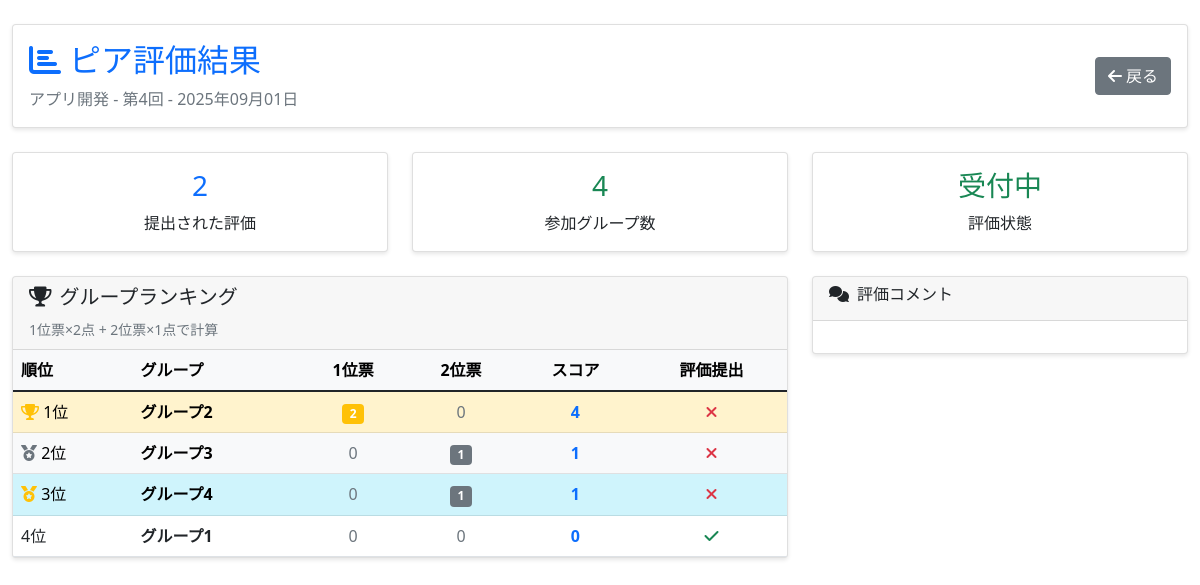
/sessions/5/peer-evaluation/results/ (signed in), run on the app's committed database.
### school_management/models.py (models this page shows, shortened)
class LessonSession(models.Model):
    classroom = models.ForeignKey(ClassRoom, on_delete=models.CASCADE, verbose_name='クラス')
    session_number = models.IntegerField(verbose_name='回数')
    date = models.DateField(verbose_name='実施日')
    topic = models.CharField(max_length=200, blank=True, verbose_name='テーマ・内容')
    has_quiz = models.BooleanField(default=False, verbose_name='小テストあり')
    has_peer_evaluation = models.BooleanField(default=False, verbose_name='ピア評価あり')
    peer_evaluation_closed = models.BooleanField(default=False, verbose_name='ピア評価締切済み')
    created_at = models.DateTimeField(auto_now_add=True)
    updated_at = models.DateTimeField(auto_now=True)
    class Meta:
        verbose_name = '授業回'
        verbose_name_plural = '授業回'
        unique_together = ['classroom', 'session_number']

class ClassRoom(models.Model):
    SEMESTER_CHOICES = [
        ('first', '前期'),
        ('second', '後期'),
    ]
    class_name = models.CharField(max_length=100, verbose_name='クラス名')
    year = models.IntegerField(verbose_name='年度')
    semester = models.CharField(max_length=10, choices=SEMESTER_CHOICES, verbose_name='学期')
    teachers = models.ManyToManyField(Teacher, verbose_name='担当教員', related_name='classrooms')
    students = models.ManyToManyField(Student, blank=True, verbose_name='学生')
    created_at = models.DateTimeField(auto_now_add=True)
    updated_at = models.DateTimeField(auto_now=True)
    class Meta:
        verbose_name = 'クラス'
        verbose_name_plural = 'クラス'

class Group(models.Model):
    lesson_session = models.ForeignKey(LessonSession, on_delete=models.CASCADE, verbose_name='授業回')
    group_number = models.IntegerField(verbose_name='グループ番号')
    group_name = models.CharField(max_length=100, blank=True, verbose_name='グループ名', help_text='例: チーム虎、開発班A、など')
    created_at = models.DateTimeField(auto_now_add=True)
    class Meta:
        verbose_name = 'グループ'
        verbose_name_plural = 'グループ'
        unique_together = ['lesson_session', 'group_number']

### school_management/views.py (the view)
# urls.py: path('sessions/<int:session_id>/peer-evaluation/results/', views.peer_evaluation_results_view, name='peer_evaluation_results'),
@login_required
def peer_evaluation_results_view(request, session_id):
    session = get_object_or_404(LessonSession, id=session_id, classroom__teachers=request.user)
    evaluations = session.peerevaluation_set.all()
    group_votes = {}
    contribution_scores = {}
    for evaluation in evaluations:
        if evaluation.first_place_group:
            group_name = f"グループ{evaluation.first_place_group.group_number}"
            if group_name not in group_votes:
                group_votes[group_name] = {'first': 0, 'second': 0}
            group_votes[group_name]['first'] += 1
        if evaluation.second_place_group:
            group_name = f"グループ{evaluation.second_place_group.group_number}"
            if group_name not in group_votes:
                group_votes[group_name] = {'first': 0, 'second': 0}
            group_votes[group_name]['second'] += 1
        for contrib_eval in evaluation.contributionevaluation_set.all():
            student_name = contrib_eval.evaluatee.full_name
            if student_name not in contribution_scores:
                contribution_scores[student_name] = []
            contribution_scores[student_name].append(contrib_eval.contribution_score)
    avg_contribution_scores = {}
    for student, scores in contribution_scores.items():
        avg_contribution_scores[student] = sum(scores) / len(scores)
    groups = session.group_set.all()
    group_stats = {}
    for group in groups:
        first_place_votes = evaluations.filter(first_place_group=group).count()
        second_place_votes = evaluations.filter(second_place_group=group).count()
        evaluations_given = evaluations.filter(evaluator_group=group).count()
        group_stats[group.id] = {
            'group': group,
            'first_place_votes': first_place_votes,
            'second_place_votes': second_place_votes,
            'total_votes': first_place_votes + second_place_votes,
            'evaluations_given': evaluations_given,
            'score': first_place_votes * 2 + second_place_votes  # 1位=2点、2位=1点でスコア計算
        }
    sorted_groups = sorted(group_stats.values(), key=lambda x: x['score'], reverse=True)
    context = {
        'lesson_session': session,  # テンプレートとの整合性を保つためにキー名を変更
        'evaluations': evaluations,
        'group_votes': group_votes,
        'avg_contribution_scores': avg_contribution_scores,
        'group_stats': sorted_groups,  # 新テンプレート用
        'total_evaluations': evaluations.count(),  # 新テンプレート用
        'total_groups': groups.count(),  # 新テンプレート用
    }
    return render(request, 'school_management/peer_evaluation_results.html', context)

### school_management/templates/school_management/peer_evaluation_results.html (shortened to what this page needs)
{% load static %}
<!DOCTYPE html>
<html lang="ja">
<head>
    <link href="{% static 'school_management/css/base.css' %}" rel="stylesheet">
    <link href="https://cdn.jsdelivr.net/npm/bootstrap@5.1.3/dist/css/bootstrap.min.css" rel="stylesheet">
    <link href="https://cdnjs.cloudflare.com/ajax/libs/font-awesome/6.0.0/css/all.min.css" rel="stylesheet">
</head>
<body>
    <div class="container-fluid py-4">
        <div class="row mb-4">
            <div class="col-12">
                <div class="card">
                    <div class="card-body">
                        <div class="row align-items-center">
                            <div class="col-md-8">
                                <h2 class="text-primary mb-2">
                                    <i class="fas fa-chart-bar me-2"></i>ピア評価結果
                                </h2>
                                <p class="text-muted mb-0">
                                    {{ lesson_session.classroom.class_name }} - 第{{ lesson_session.session_number }}回
                                    - {{ lesson_session.date|date:"Y年m月d日" }}
                                </p>
                            </div>
                            <div class="col-md-4 text-md-end">
                                <a href="{% url 'school_management:lesson_session_detail' lesson_session.id %}" class="btn btn-secondary">
                                    <i class="fas fa-arrow-left me-1"></i>戻る
                                </a>
                            </div>
                        </div>
                    </div>
                </div>
            </div>
        </div>
        <div class="row mb-4">
            <div class="col-md-4">
                <div class="card text-center">
                    <div class="card-body">
                        <h3 class="text-primary">{{ total_evaluations }}</h3>
                        <p class="mb-0">提出された評価</p>
                    </div>
                </div>
            </div>
            <div class="col-md-4">
                <div class="card text-center">
                    <div class="card-body">
                        <h3 class="text-success">{{ total_groups }}</h3>
                        <p class="mb-0">参加グループ数</p>
                    </div>
                </div>
            </div>
            <div class="col-md-4">
                <div class="card text-center">
                    <div class="card-body">
                        {% if lesson_session.peer_evaluation_closed %}
                            <h3 class="text-danger">締切済み</h3>
                        {% else %}
                            <h3 class="text-success">受付中</h3>
                        {% endif %}
                        <p class="mb-0">評価状態</p>
                    </div>
                </div>
            </div>
        </div>
        <div class="row">
            <div class="col-lg-8">
                <div class="card">
                    <div class="card-header">
                        <h5><i class="fas fa-trophy me-2"></i>グループランキング</h5>
                        <small class="text-muted">1位票×2点 + 2位票×1点で計算</small>
                    </div>
                    <div class="card-body p-0">
                        {% if group_stats %}
                        <div class="table-responsive">
                            <table class="table table-hover mb-0">
                                <thead class="table-light">
                                    <tr>
                                        <th>順位</th>
                                        <th>グループ</th>
                                        <th class="text-center">1位票</th>
                                        <th class="text-center">2位票</th>
                                        <th class="text-center">スコア</th>
                                        <th class="text-center">評価提出</th>
                                    </tr>
                                </thead>
                                <tbody>
                                    {% for stat in group_stats %}
                                    <tr class="{% if forloop.first %}table-warning{% elif forloop.counter == 2 %}table-light{% elif forloop.counter == 3 %}table-info{% endif %}">
                                        <td>
                                            {% if forloop.first %}
                                                <i class="fas fa-trophy text-warning"></i> 1位
                                            {% elif forloop.counter == 2 %}
                                                <i class="fas fa-medal text-secondary"></i> 2位
                                            {% elif forloop.counter == 3 %}
                                                <i class="fas fa-medal text-warning"></i> 3位
                                            {% else %}
                                                {{ forloop.counter }}位
                                            {% endif %}
                                        </td>
                                        <td>
                                            <strong>
                                                {% if stat.group.group_name %}
                                                    {{ stat.group.group_name }}
                                                {% else %}
                                                    {{ stat.group.group_number }}グループ
                                                {% endif %}
                                            </strong>
                                        </td>
                                        <td class="text-center">
                                            {% if stat.first_place_votes > 0 %}
                                                <span class="badge bg-warning">{{ stat.first_place_votes }}</span>
                                            {% else %}
                                                <span class="text-muted">0</span>
                                            {% endif %}
                                        </td>
                                        <td class="text-center">
                                            {% if stat.second_place_votes > 0 %}
                                                <span class="badge bg-secondary">{{ stat.second_place_votes }}</span>
                                            {% else %}
                                                <span class="text-muted">0</span>
                                            {% endif %}
                                        </td>
                                        <td class="text-center">
                                            <strong class="text-primary">{{ stat.score }}</strong>
                                        </td>
                                        <td class="text-center">
                                            {% if stat.evaluations_given > 0 %}
                                                <i class="fas fa-check text-success"></i>
                                            {% else %}
                                                <i class="fas fa-times text-danger"></i>
                                            {% endif %}
                                        </td>
                                    </tr>
                                    {% endfor %}
                                </tbody>
                            </table>
                        </div>
                        {% else %}
                        <div class="text-center py-4">
                            <p class="text-muted">まだ評価データがありません。</p>
                        </div>
                        {% endif %}
                    </div>
                </div>
            </div>
            <div class="col-lg-4">
                <div class="card">
                    <div class="card-header">
                        <h6><i class="fas fa-comments me-2"></i>評価コメント</h6>
                    </div>
                    <div class="card-body" style="max-height: 600px; overflow-y: auto;">
                    </div>
                </div>
            </div>
        </div>
    </div>
</body>
</html>

### school_management/static/school_management/css/base.css (style rules this page uses)
.card { box-shadow: 0 2px 4px rgba(0, 0, 0, 0.1); border-radius: 8px; }
.btn { border-radius: 6px; transition: all 0.2s ease-in-out; }

### data on the page
LessonSession: classroom.class_name "アプリ開発", session_number "4", date "2025年09月01日"
Group: shows "1位", group.group_name "グループ2", first_place_votes "2", shows "0", score "4"
Group: shows "2位", group.group_name "グループ3", shows "0", second_place_votes "1", score "1"
Group: shows "3位", group.group_name "グループ4", shows "0", second_place_votes "1", score "1"
Group: group.group_name "グループ1", shows "0", score "0"

### other printed values
{{ total_evaluations }} "2"
{{ total_groups }} "4"
